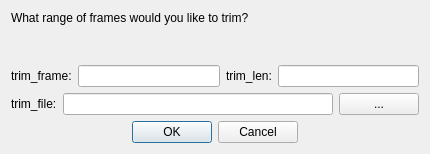
<?xml version="1.0" encoding="UTF-8"?>
<ui version="4.0">
 <class>vogleditor_QTrimDialog</class>
 <widget class="QDialog" name="vogleditor_QTrimDialog">
  <property name="geometry">
   <rect>
    <x>0</x>
    <y>0</y>
    <width>430</width>
    <height>154</height>
   </rect>
  </property>
  <property name="sizePolicy">
   <sizepolicy hsizetype="Fixed" vsizetype="Expanding">
    <horstretch>0</horstretch>
    <verstretch>0</verstretch>
   </sizepolicy>
  </property>
  <property name="windowTitle">
   <string>Dialog</string>
  </property>
  <layout class="QVBoxLayout" name="verticalLayout">
   <item>
    <widget class="QLabel" name="label">
     <property name="text">
      <string>What range of frames would you like to trim?</string>
     </property>
     <property name="alignment">
      <set>Qt::AlignLeading|Qt::AlignLeft|Qt::AlignTop</set>
     </property>
     <property name="wordWrap">
      <bool>true</bool>
     </property>
    </widget>
   </item>
   <item>
    <layout class="QHBoxLayout" name="horizontalLayout">
     <item>
      <widget class="QLabel" name="label_2">
       <property name="text">
        <string>trim_frame:</string>
       </property>
      </widget>
     </item>
     <item>
      <widget class="QLineEdit" name="trimFrameLineEdit">
       <property name="inputMask">
        <string/>
       </property>
       <property name="text">
        <string/>
       </property>
       <property name="placeholderText">
        <string/>
       </property>
      </widget>
     </item>
     <item>
      <widget class="QLabel" name="label_3">
       <property name="text">
        <string>trim_len:</string>
       </property>
      </widget>
     </item>
     <item>
      <widget class="QLineEdit" name="trimLenLineEdit">
       <property name="inputMask">
        <string/>
       </property>
       <property name="text">
        <string/>
       </property>
       <property name="placeholderText">
        <string/>
       </property>
      </widget>
     </item>
    </layout>
   </item>
   <item>
    <layout class="QHBoxLayout" name="horizontalLayout_2">
     <item>
      <widget class="QLabel" name="label_4">
       <property name="text">
        <string>trim_file:</string>
       </property>
      </widget>
     </item>
     <item>
      <widget class="QLineEdit" name="trimFileLineEdit">
       <property name="sizePolicy">
        <sizepolicy hsizetype="Expanding" vsizetype="Fixed">
         <horstretch>1</horstretch>
         <verstretch>0</verstretch>
        </sizepolicy>
       </property>
      </widget>
     </item>
     <item>
      <widget class="QPushButton" name="pickTrimFileButton">
       <property name="maximumSize">
        <size>
         <width>80</width>
         <height>16777215</height>
        </size>
       </property>
       <property name="text">
        <string>...</string>
       </property>
      </widget>
     </item>
    </layout>
   </item>
   <item>
    <layout class="QHBoxLayout" name="horizontalLayout_3">
     <item>
      <spacer name="horizontalSpacer_2">
       <property name="orientation">
        <enum>Qt::Horizontal</enum>
       </property>
       <property name="sizeHint" stdset="0">
        <size>
         <width>40</width>
         <height>20</height>
        </size>
       </property>
      </spacer>
     </item>
     <item>
      <widget class="QDialogButtonBox" name="buttonBox">
       <property name="sizePolicy">
        <sizepolicy hsizetype="Fixed" vsizetype="Fixed">
         <horstretch>0</horstretch>
         <verstretch>0</verstretch>
        </sizepolicy>
       </property>
       <property name="orientation">
        <enum>Qt::Horizontal</enum>
       </property>
       <property name="standardButtons">
        <set>QDialogButtonBox::Cancel|QDialogButtonBox::Ok</set>
       </property>
      </widget>
     </item>
     <item>
      <spacer name="horizontalSpacer">
       <property name="orientation">
        <enum>Qt::Horizontal</enum>
       </property>
       <property name="sizeHint" stdset="0">
        <size>
         <width>40</width>
         <height>20</height>
        </size>
       </property>
      </spacer>
     </item>
    </layout>
   </item>
  </layout>
 </widget>
 <resources/>
 <connections>
  <connection>
   <sender>buttonBox</sender>
   <signal>accepted()</signal>
   <receiver>vogleditor_QTrimDialog</receiver>
   <slot>accept()</slot>
   <hints>
    <hint type="sourcelabel">
     <x>248</x>
     <y>254</y>
    </hint>
    <hint type="destinationlabel">
     <x>157</x>
     <y>274</y>
    </hint>
   </hints>
  </connection>
  <connection>
   <sender>buttonBox</sender>
   <signal>rejected()</signal>
   <receiver>vogleditor_QTrimDialog</receiver>
   <slot>reject()</slot>
   <hints>
    <hint type="sourcelabel">
     <x>316</x>
     <y>260</y>
    </hint>
    <hint type="destinationlabel">
     <x>286</x>
     <y>274</y>
    </hint>
   </hints>
  </connection>
 </connections>
</ui>
